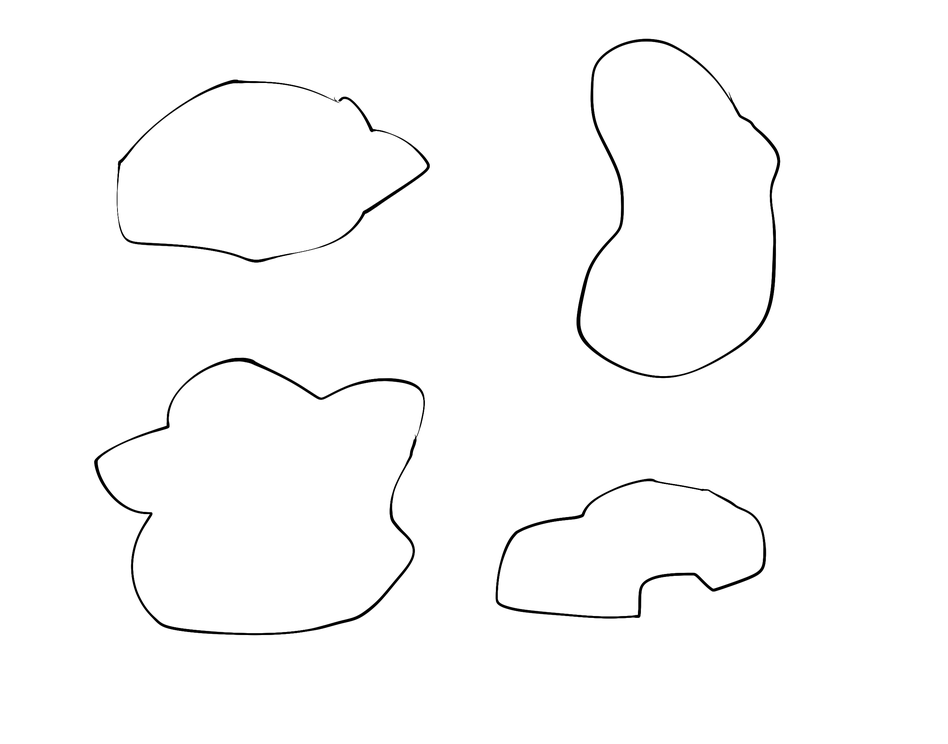
#> input picture images/shapes.png, 948 x 744 px, shrunk from 2550 x 2000 before the run
$ jupyter execute '02 - Sorting Contours.ipynb'   (older library calls are emulated)
#> lines starting #> are read from the running program, lines starting #| are printed output that depends on the picture; after the words box and inside, x2 and y2 are one past the last pixel; in counts of white or black regions, pixels touching at a corner belong together
## Sorting Contours

[cell 1]
import cv2
import numpy as np

# Load our image
image = cv2.imread('../images/shapes.png')
#> image is the input picture: shape (744, 948, 3); min 0, max 255, mean 252
cv2.imshow('0 - Original Image', image)
cv2.waitKey(0)

# Create a black image with same dimensions as our loaded image
blank_image = np.zeros((image.shape[0], image.shape[1], 3))

# Create a copy of our original image
orginal_image = image

# Grayscale our image
gray = cv2.cvtColor(image,cv2.COLOR_BGR2GRAY)

# Find Canny edges
edged = cv2.Canny(gray, 50, 200)
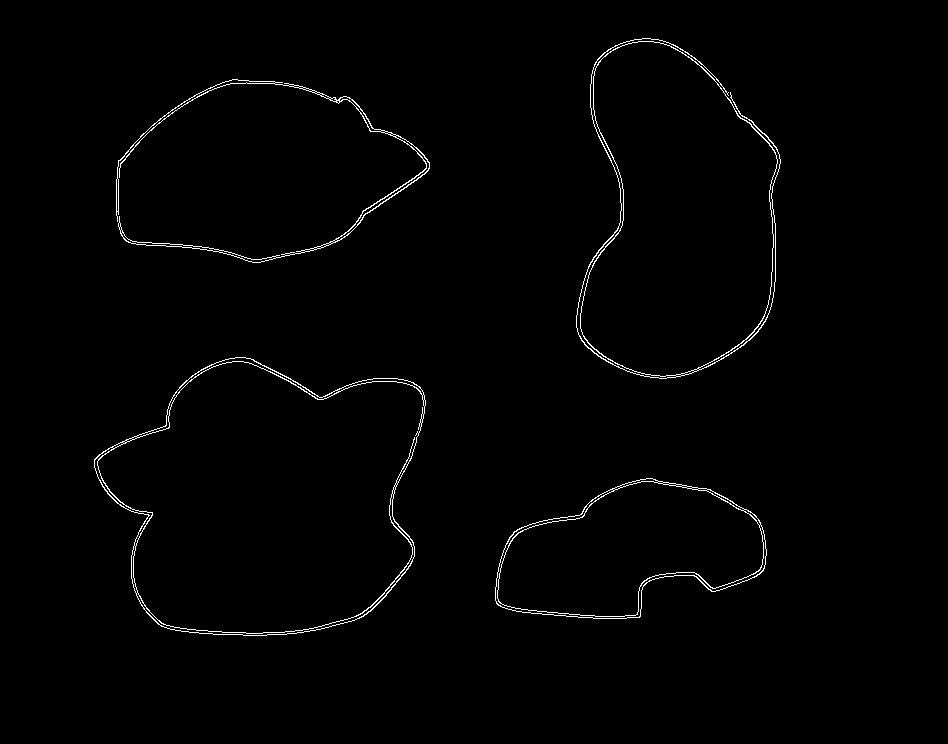
#> edged: shape (744, 948); 1.1% white in thin lines or dots, all inside (x1, y1, x2, y2) = (94, 38, 781, 636)
cv2.imshow('1 - Canny Edges', edged)
cv2.waitKey(0)

# Find contours and print how many were found
_, contours ,hierarchy = cv2.findContours(edged.copy(), cv2.RETR_EXTERNAL, cv2.CHAIN_APPROX_NONE)
#> contours = 4 contours; box (x1, y1, x2, y2) and area: (94, 357, 426, 636) 67769, (576, 38, 781, 379) 49158, (495, 478, 767, 619) 25706, (116, 79, 430, 263) 1470
print ("contours found = ", len(contours))
#| contours found =  4

# Draw all contours over blank image
cv2.drawContours(blank_image, contours, -1, (0,255,0), 3)
cv2.imshow('2 - All Contours over blank image', blank_image)
cv2.waitKey(0)

#Draw all contours
cv2.drawContours(image, contours, -1, (0,255,0), 3)
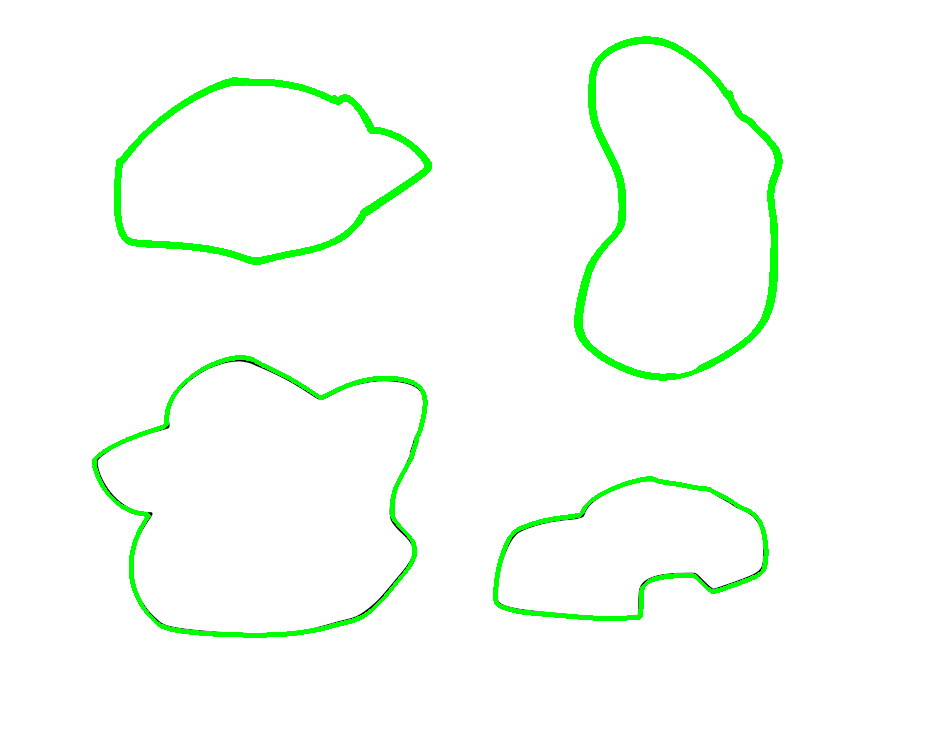
#> image: shape (744, 948, 3); 2.89% of pixels changed, all inside (x1, y1, x2, y2) = (92, 36, 783, 638)
cv2.imshow('3 - All Contours', image)
cv2.waitKey(0)

cv2.destroyAllWindows()

### Let's now sort by area
cv2.contourArea(coutour)

[cell 2]
import cv2
import numpy as np

# Function we'll use to display contour area

def get_contour_areas(contours):
    # returns the areas of all contours as list
    all_areas = []
    for c in contours:
        area = cv2.contourArea(c)
        all_areas.append(area)
#> this loop made 4 passes
#> area on passes 1 to 4: 25706.5, 67769, 1470.5, 49157.5
#> after the loop, all_areas = [25706.5, 67769, 1470.5, 49157.5]
    return all_areas

# Load our image
image = cv2.imread('../images/shapes.png')
orginal_image = image

# Let's print the areas of the contours before sorting
print ("Contor Areas before sorting")
print (get_contour_areas(contours))
#| [25706.5, 67769.0, 1470.5, 49157.5]

# Sort contours large to small
sorted_contours = sorted(contours, key=cv2.contourArea, reverse=True)
#> sorted_contours has the same summary as contours
#sorted_contours = sorted(contours, key=cv2.contourArea, reverse=True)[:3]


print ("Contor Areas after sorting")
print (get_contour_areas(sorted_contours))
#> the loop in get_contour_areas (call 2), `for c in contours:` made 4 passes
#| [67769.0, 49157.5, 25706.5, 1470.5]

# Iterate over our contours and draw one at a time
for c in sorted_contours:
    cv2.drawContours(orginal_image, [c], -1, (255,0,0), 3)
    cv2.waitKey(0)
    cv2.imshow('Contours by area', orginal_image)
#> this loop made 4 passes
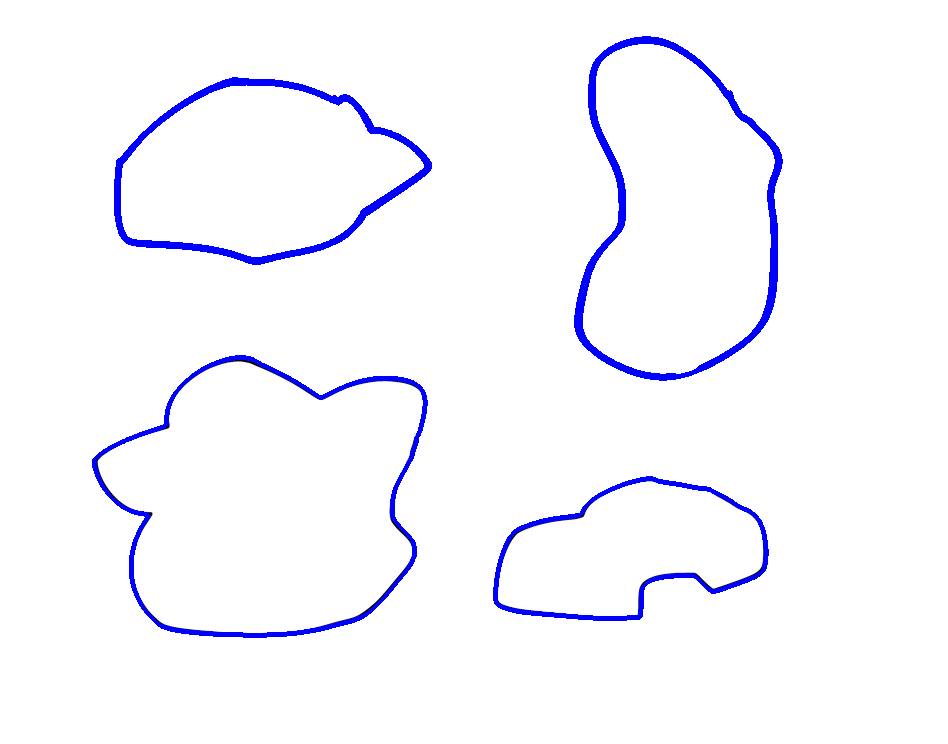
#> orginal_image: shape (744, 948, 3); 2.89% of pixels changed, all inside (x1, y1, x2, y2) = (92, 36, 783, 638)

cv2.waitKey(0)
cv2.destroyAllWindows()

[cell 3]
sorted_contours
#> Out has the same summary as contours

## sorting by position

cv2.contourArea(contours)

- center_x = int(M['m10'] / M['m00'])
- center_y = int(M['m01'] / M['m00'])


https://www.learnopencv.com/find-center-of-blob-centroid-using-opencv-cpp-python/

[cell 4]
import cv2
import numpy as np

# Functions we'll use for sorting by position

def x_cord_contour(contours):
    #Returns the X cordinate for the contour centroid
    if cv2.contourArea(contours) > 10:
        M = cv2.moments(contours)
        return (int(M['m10']/M['m00']))
    else:
        pass


def label_contour_center(image, c):
    # Places a red circle on the centers of contours
    M = cv2.moments(c)
    cx = int(M['m10'] / M['m00'])
    cy = int(M['m01'] / M['m00'])

    # Draw the countour number on the image
    cv2.circle(image,(cx,cy), 10, (0,0,255), -1)
    return image


# Load our image
image = cv2.imread('../images/shapes.png')
orginal_image = image.copy()


# Computer Center of Mass or centroids and draw them on our image
for (i, c) in enumerate(contours):
    orig = label_contour_center(image, c)
#> this loop made 4 passes
#> (cx in label_contour_center, cy in label_contour_center) on passes 1 to 4: (628, 550), (267, 500), (302, 188), (678, 216)
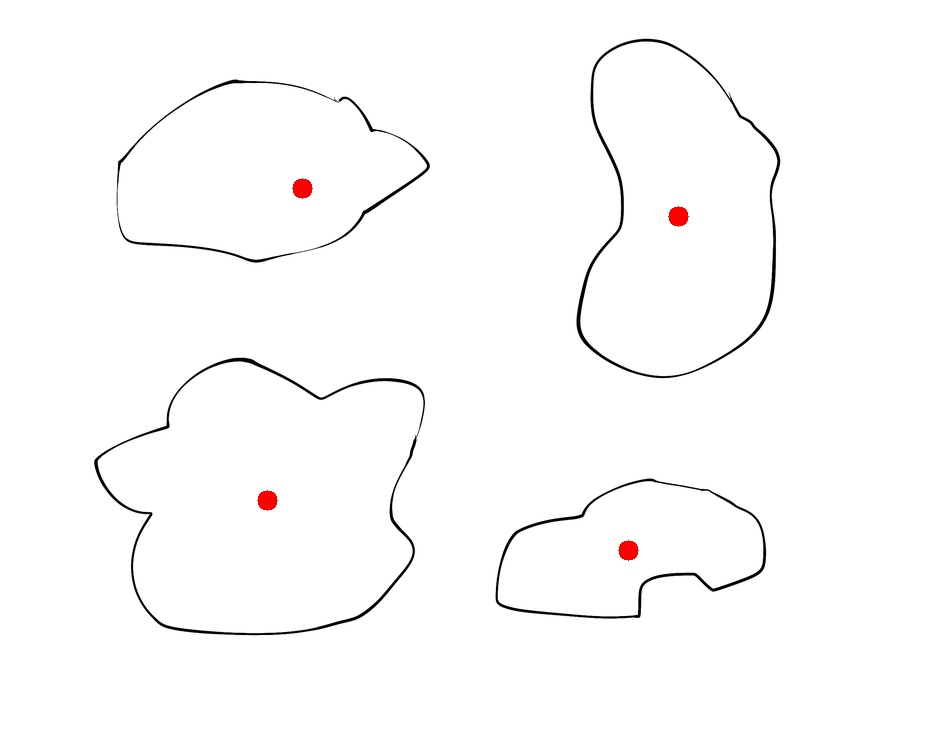
#> image: shape (744, 948, 3); 0.18% of pixels changed, all inside (x1, y1, x2, y2) = (257, 178, 689, 561)

cv2.imshow("4 - Contour Centers ", image)
cv2.waitKey(0)

# Sort by left to right using our x_cord_contour function
contours_left_to_right = sorted(contours, key = x_cord_contour, reverse = False)
#> in x_cord_contour, `M = cv2.moments(contours)`: M = moments, m00 25706.5, centre m10/m00, m01/m00 = (628.3, 550.5)
#> contours_left_to_right has the same summary as contours


# Labeling Contours left to right
for (i,c)  in enumerate(contours_left_to_right):
    cv2.drawContours(orginal_image, [c], -1, (0,0,255), 3)
    M = cv2.moments(c)
    cx = int(M['m10'] / M['m00'])
    cy = int(M['m01'] / M['m00'])

    cv2.putText(orginal_image, str(i+1), (cx, cy), cv2.FONT_HERSHEY_SIMPLEX, 1, (0, 255, 0), 2)

    cv2.imshow('Left to Right Contour', orginal_image)
    cv2.waitKey(0)

    (x, y, w, h) = cv2.boundingRect(c)

    # cropping each contour and save these images
    cropped_contour = orginal_image[y:y + h, x:x + w]
    image_name = "output_shape_number_" + str(i+1) + ".jpg"
    print (image_name)
#> this loop made 4 passes
#> (cx, cy, x, y, w, h, image_name) on passes 1 to 4: (267, 500, 94, 357, 332, 279, 'output_shape_number_1.jpg'), (302, 188, 116, 79, 314, 184, 'output_shape_number_2.jpg'), (628, 550, 495, 478, 272, 141, 'output_shape_number_3.jpg'), (678, 216, 576, 38, 205, 341, 'output_shape_number_4.jpg')
#| output_shape_number_1.jpg
#| output_shape_number_2.jpg
#| output_shape_number_3.jpg
#| output_shape_number_4.jpg
#> pass 1, `cv2.imshow('Left to Right Contour', orginal_image)`:
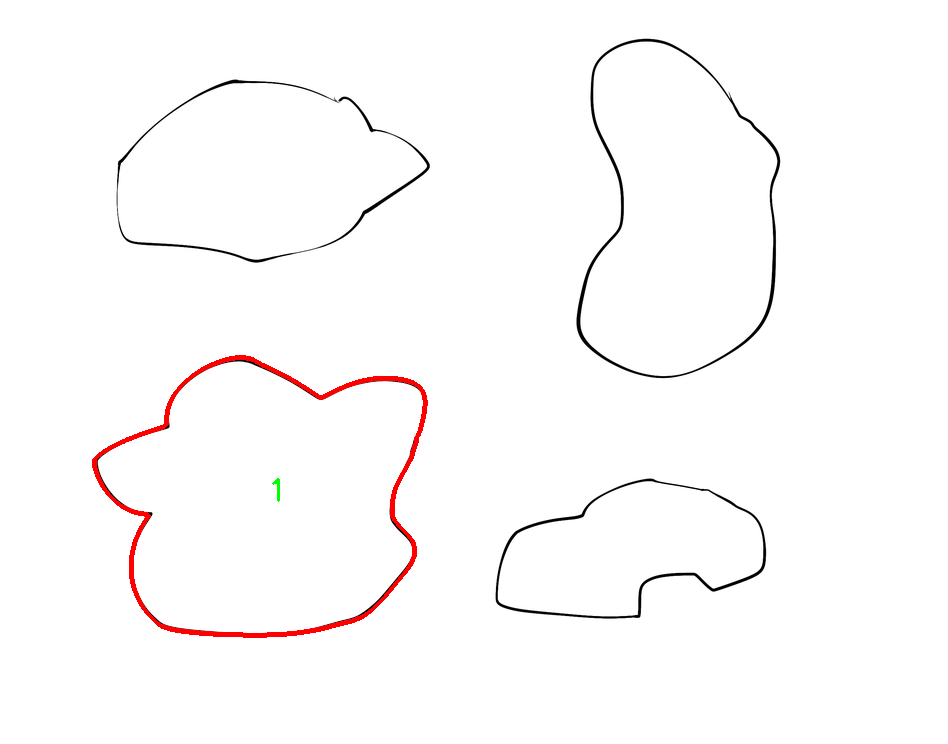
#> window 'Left to Right Contour': shape (744, 948, 3); mean B, G, R 251, 251, 252.7
#> pass 1, `cropped_contour = orginal_image[y:y + h, x:x + w]`:
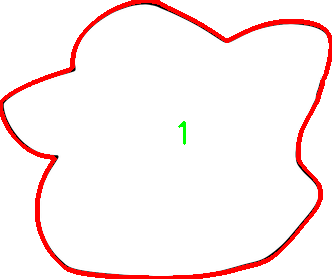
#> cropped_contour: shape (279, 332, 3); mean B, G, R 240.6, 240.8, 253.5
#> pass 2, `cropped_contour = orginal_image[y:y + h, x:x + w]`:
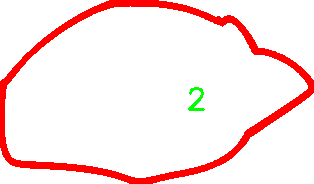
#> cropped_contour: shape (184, 314, 3); mean B, G, R 230.4, 231.1, 254.3
#> after the loop:
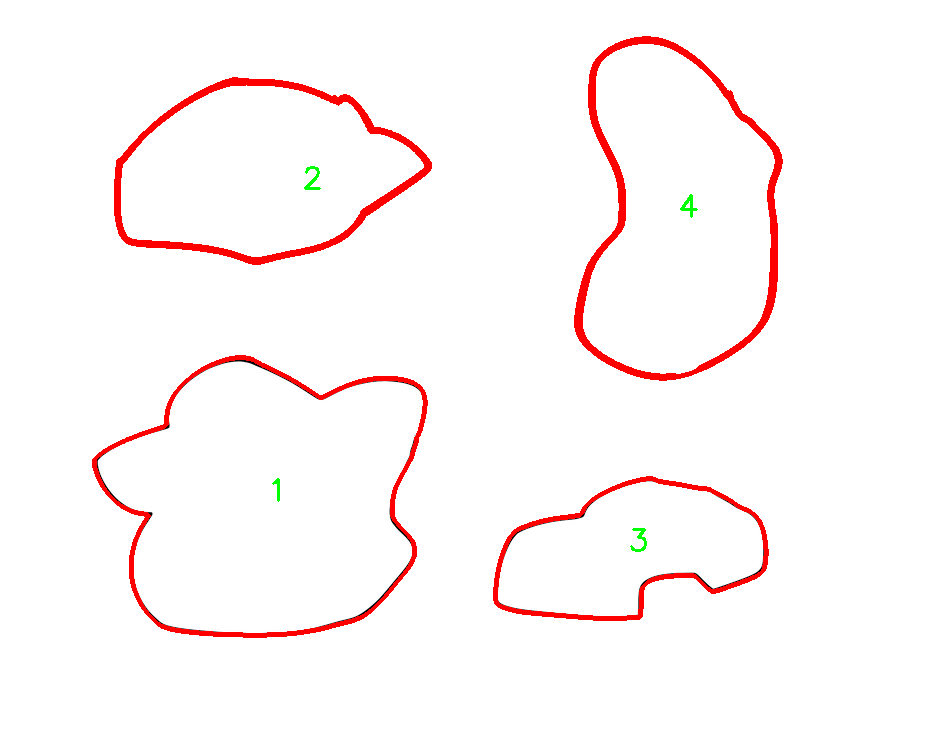
#> orginal_image: shape (744, 948, 3); 2.97% of pixels changed, all inside (x1, y1, x2, y2) = (92, 36, 783, 638)

    # save a image
#     cv2.imwrite(image_name, cropped_contour)

cv2.destroyAllWindows()

$ run again, with images/4star.jpg saved as images/shapes.png
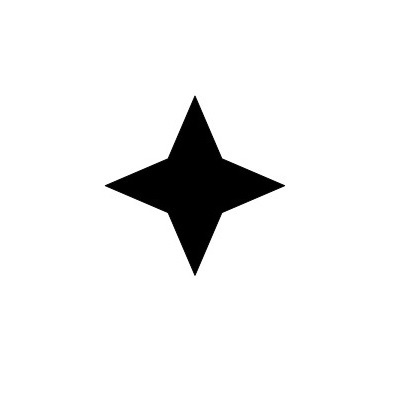
#> input picture images/4star.jpg, 400 x 400 px
#> image is the input picture: shape (400, 400, 3); min 0, max 255, mean 239.2
#> `edged = cv2.Canny(gray, 50, 200)`:
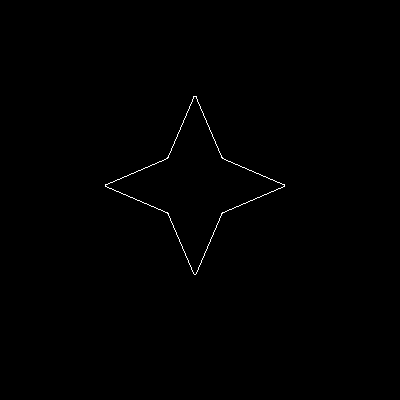
#> edged: shape (400, 400); 0.32% white in thin lines or dots, all inside (x1, y1, x2, y2) = (105, 96, 285, 275)
#> contours = 1 contour; box (x1, y1, x2, y2) and area: (105, 96, 285, 275) 9939
#| contours found =  1
#> image: shape (400, 400, 3); 1.55% of pixels changed, all inside (x1, y1, x2, y2) = (103, 94, 287, 277)
#> the loop in get_contour_areas, `for c in contours:` made 1 pass
#> area on pass 1: 9939
#> after the loop in get_contour_areas, `for c in contours:`: all_areas = [9939]
#| [9939.0]
#> sorted_contours has the same summary as contours
#> the loop in get_contour_areas (call 2), `for c in contours:` made 1 pass
#| [9939.0]
#> the loop `for c in sorted_contours:` made 1 pass
#> Out has the same summary as contours
#> the loop `for (i, c) in enumerate(contours):` made 1 pass
#> (cx in label_contour_center, cy in label_contour_center) on pass 1: (194, 185)
#> M = moments, m00 9939, centre m10/m00, m01/m00 = (194.5, 185.2)
#> contours_left_to_right has the same summary as contours
#> the loop `for (i,c)  in enumerate(contours_left_to_right):` made 1 pass
#> (cx, cy, x, y, w, h, image_name) on pass 1: (194, 185, 105, 96, 180, 179, 'output_shape_number_1.jpg')
#> (printed output is left out)
#> pass 1, `cropped_contour = orginal_image[y:y + h, x:x + w]`:
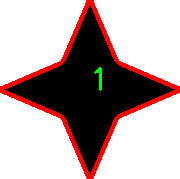
#> cropped_contour: shape (179, 180, 3); mean B, G, R 166.6, 167.3, 186
